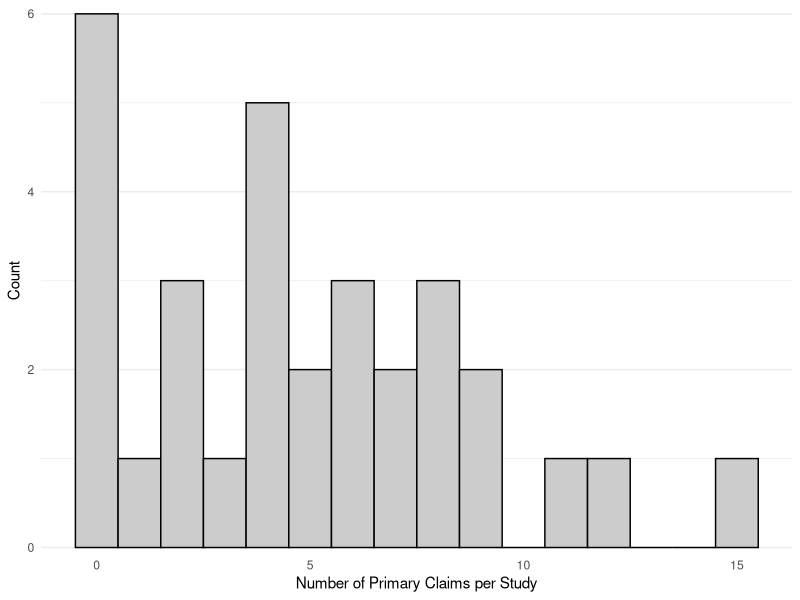
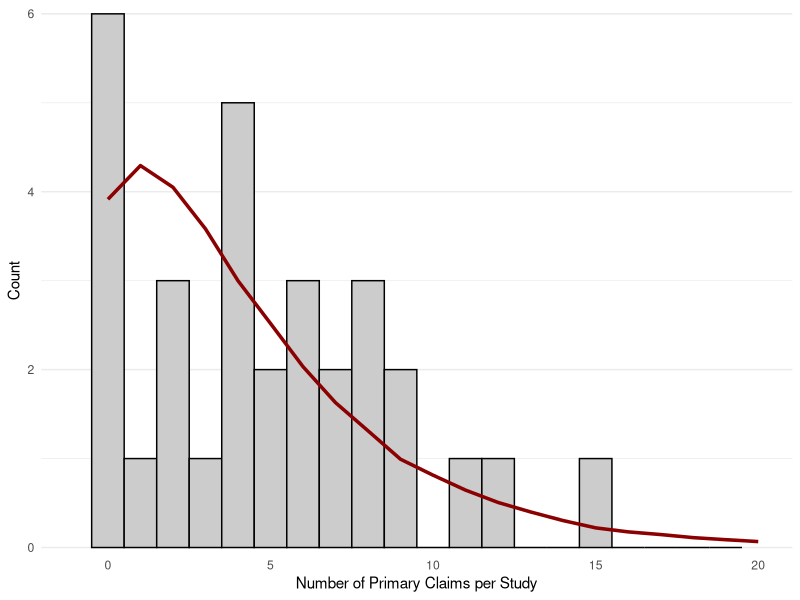

Generate these figures, in order, with R:
# Script to analyze the pilot data of the project
# "Computational Reproducibility in Sports Science"
# date: 05/2025
# author: Simon Nolte

# load packages
library(MASS)    # function fitting
library(ggplot2) # visualization
library(dplyr)   # data wrangling

# read pilot data
inc <- read.csv2("data/pilot_inclusion.csv")
pc <- read.csv2("data/pilot_pc.csv")

# number of articles screened
nrow(inc)
#> 38

# number of articles included
sum(inc$inclusion)
#> 31

# exclusion reasons
table(inc$reason)
#> no original research: 4
#> qualitative research: 3

# total number of PCs
nrow(pc)
#> 152

# number of articles with at least one pc
length(unique(pc$id))
#> 25

# count number of primary claims
t <- table(factor(pc$id, levels = inc$id[inc$inclusion]))
# extract counts
count <- as.numeric(t)
count

# get descriptive statistics
quantile(count)
#> 4 [2, 7.5 IQR]

# plot histogram of primary claims per study
ct <- data.frame(count = count)
p <- ggplot(ct, aes(x = count)) +
  geom_histogram(binwidth = 1, color = "black", fill = "grey80") +
  scale_x_continuous(name = "Number of Primary Claims per Study") +
  scale_y_continuous(name = "Count", expand = c(0.01,0.01)) +
  theme_minimal() +
  theme(
    panel.grid.major.x = element_blank(),
    panel.grid.minor.x = element_blank()
  )
ggsave("plots/pc_count.png", p, dpi = 300, width = 5, height = 3.5, bg = "white")

# fit a negative binomial distribution on the raw count data
fit <- fitdistr(count, densfun = "negative binomial")$estimate
fit
#> size = 1.56
#> mu = 4.9
# convert mu to more common scale p:
fit[["size"]] / (fit[["size"]]+fit[["mu"]])
#> prob = 0.24

# convert to relative counts
pmf <- data.frame(count = rnbinom(100000, size = 1.5, prob = 0.25)) |>
  count(count) |>
  mutate(prob = n / sum(n))

# overlay the count data by the fitted negBinomial
p2 <- ggplot(ct, aes(x = count)) +
  geom_histogram(binwidth = 1, color = "black", fill = "grey80") +
  geom_line(data = pmf, aes(y = prob * nrow(ct)), 
            color = "darkred", linewidth = 1.2) +
  scale_x_continuous(
    name = "Number of Primary Claims per Study",
    limits = c(-1,20)
  ) +
  scale_y_continuous(name = "Count", expand = c(0.01,0.01)) +
  theme_minimal() +
  theme(
    panel.grid.major.x = element_blank(),
    panel.grid.minor.x = element_blank()
  )
ggsave("plots/pc_count_overlay.png", p2, dpi = 300, width = 5, height = 3.5, bg = "white")